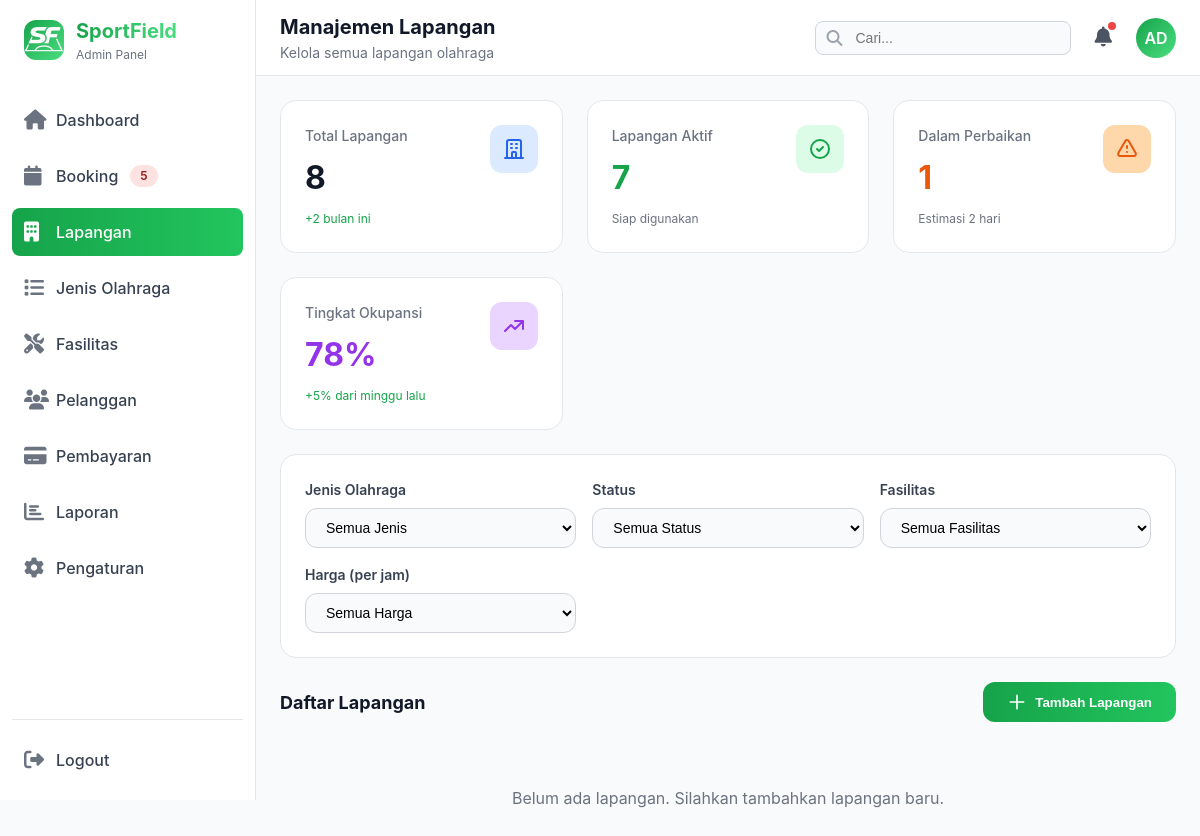
The page /page/admin/manajemen-lapangan.php (signed in) on the database as committed earlier.
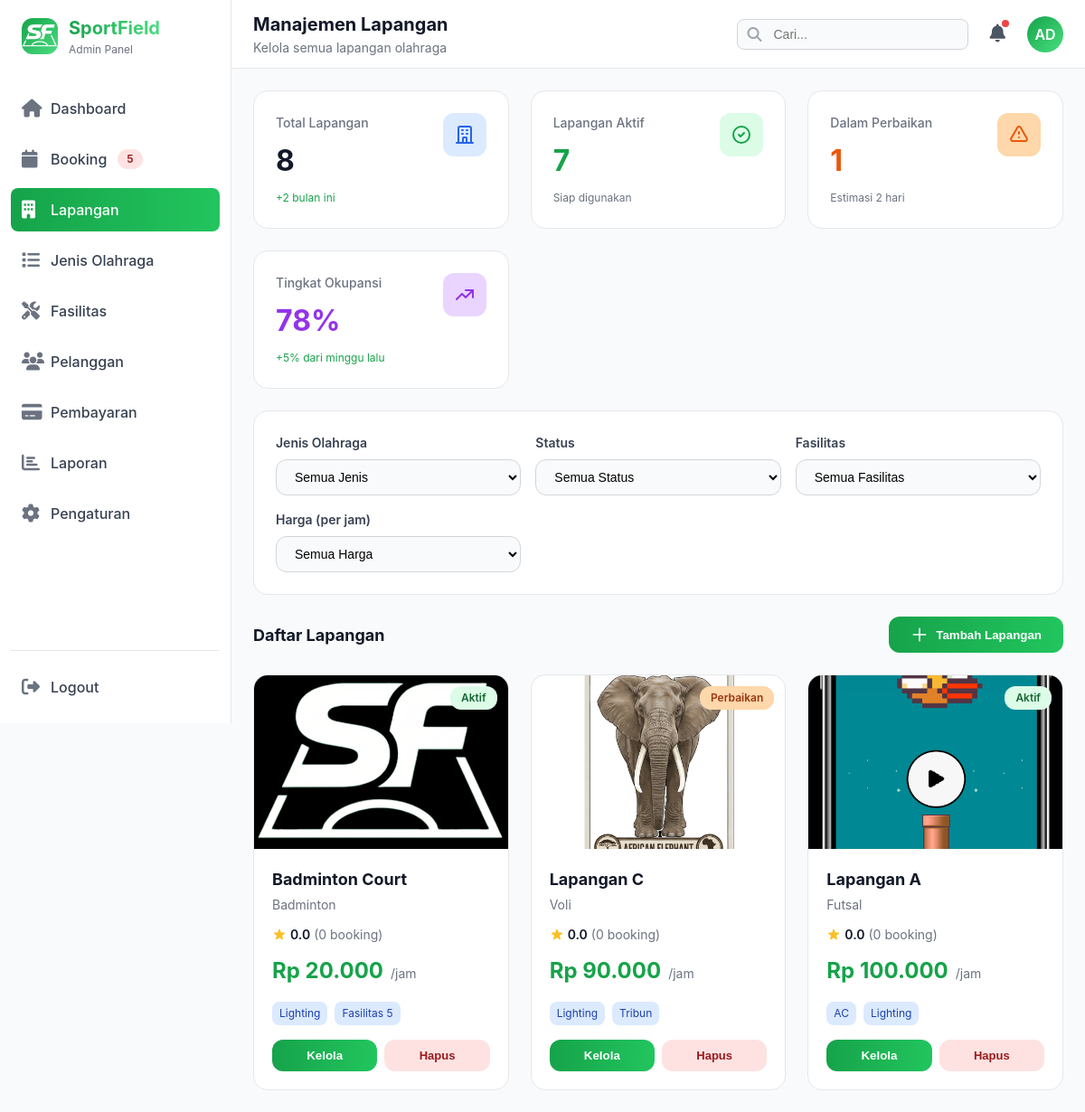
The same page on the database as committed later.
### tables this page shows
CREATE TABLE `lapangan` (
  `id` int(11) NOT NULL,
  `nama` varchar(100) NOT NULL,
  `jenis` varchar(50) NOT NULL,
  `harga_per_jam` decimal(10,2) NOT NULL,
  `deskripsi` text DEFAULT NULL,
  `gambar` varchar(255) DEFAULT NULL,
  `status` enum('tersedia','maintenance') DEFAULT 'tersedia',
  `average_rating` decimal(2,1) DEFAULT 0.0,
  `total_rating` int(11) DEFAULT 0,
  `created_at` timestamp NOT NULL DEFAULT current_timestamp(),
  `updated_at` timestamp NOT NULL DEFAULT current_timestamp() ON UPDATE current_timestamp()
);

CREATE TABLE `fasilitas` (
  `id` int(11) NOT NULL,
  `nama` varchar(100) NOT NULL
);

### page/admin/manajemen-lapangan.php (the view, shortened to what the rows shown need)
<?php
require_once '../../config/db.php';
$lapangan_list = [];
try {
    $stmt = $pdo->query("SELECT * FROM lapangan ORDER BY id DESC");
    $lapangan_list = $stmt->fetchAll(PDO::FETCH_ASSOC);
    foreach ($lapangan_list as $key => $lapangan) {
        $fac_stmt = $pdo->prepare("
            SELECT f.* FROM fasilitas f
            JOIN lapangan_fasilitas lf ON f.id = lf.fasilitas_id
            WHERE lf.lapangan_id = ?
        ");
        $fac_stmt->execute([$lapangan['id']]);
        $lapangan_list[$key]['fasilitas'] = $fac_stmt->fetchAll(PDO::FETCH_ASSOC);
    }
} catch (Exception $e) {
    error_log("Error loading lapangan: " . $e->getMessage());
    error_log("Error code: " . $e->getCode());
}
?>
<div class="lapangan-grid">
    <?php if (empty($lapangan_list)): ?>
    <div style="grid-column: 1/-1; text-align: center; padding: 40px;">
        <p style="color: #6b7280; font-size: 16px;">Belum ada lapangan. Silahkan tambahkan lapangan baru.</p>
    </div>
    <?php else: ?>
    <?php foreach ($lapangan_list as $lapangan): ?>
    <div class="lapangan-card">
        <div class="card-image">
            <?php if (!empty($lapangan['gambar'])): ?>
                <img src="../../<?php echo htmlspecialchars($lapangan['gambar']); ?>" alt="<?php echo htmlspecialchars($lapangan['nama']); ?>" style="width: 100%; height: 200px; object-fit: cover;">
            <?php endif; ?>
            <span class="status-badge <?php echo ($lapangan['status'] === 'tersedia') ? 'active' : 'maintenance'; ?>">
                <?php echo ($lapangan['status'] === 'tersedia') ? 'Aktif' : 'Perbaikan'; ?>
            </span>
        </div>
        <div class="card-body">
            <div class="card-header">
                <div>
                    <h4><?php echo htmlspecialchars($lapangan['nama']); ?></h4>
                    <p class="card-type"><?php echo htmlspecialchars($lapangan['jenis']); ?></p>
                </div>
            </div>
            <div class="card-rating">
                <span class="rating-value"><?php echo number_format($lapangan['average_rating'] ?? 0, 1); ?></span>
                <span class="rating-count">(<?php echo $lapangan['total_rating'] ?? 0; ?> booking)</span>
            </div>
            <div class="card-price">
                <span class="price">Rp <?php echo number_format($lapangan['harga_per_jam'], 0, ',', '.'); ?></span>
                <span class="price-unit">/jam</span>
            </div>
            <div class="card-facilities">
                <?php if (!empty($lapangan['fasilitas'])): ?>
                    <?php foreach ($lapangan['fasilitas'] as $fasilitas): ?>
                    <span class="facility-tag blue"><?php echo htmlspecialchars($fasilitas['nama']); ?></span>
                    <?php endforeach; ?>
                <?php endif; ?>
            </div>
            <div class="card-actions">
                <button onclick="openDetailModal(<?php echo $lapangan['id']; ?>)" class="btn-manage">Kelola</button>
                <button onclick="openDeleteModal(<?php echo $lapangan['id']; ?>)" class="btn-delete">Hapus</button>
            </div>
        </div>
    </div>
    <?php endforeach; ?>
    <?php endif; ?>
</div>
<?php
include '../includes/admin-layout.php';
?>
<link rel="stylesheet" href="../../assets/css/admin_style/manajemen-lapangan.css">

Rows that differ between the two databases and show on the page:
added lapangan: gambar (picture), status "Aktif", nama "Badminton Court", jenis "Badminton", average_rating "0.0", total_rating "0", harga_per_jam "20.000"
added fasilitas: nama "Lighting"
added fasilitas: nama "Fasilitas 5", shown under "Badminton Court"
added lapangan: gambar (picture), status "Perbaikan", nama "Lapangan C", jenis "Voli", average_rating "0.0", total_rating "0", harga_per_jam "90.000"
added fasilitas: nama "Tribun", shown under "Lapangan C"
added lapangan: gambar (picture), status "Aktif", nama "Lapangan A", jenis "Futsal", average_rating "0.0", total_rating "0", harga_per_jam "100.000"
added fasilitas: nama "AC", shown under "Lapangan A"
Other text that changed with them:
text no longer shown: "Belum ada lapangan. Silahkan tambahkan lapangan baru."
